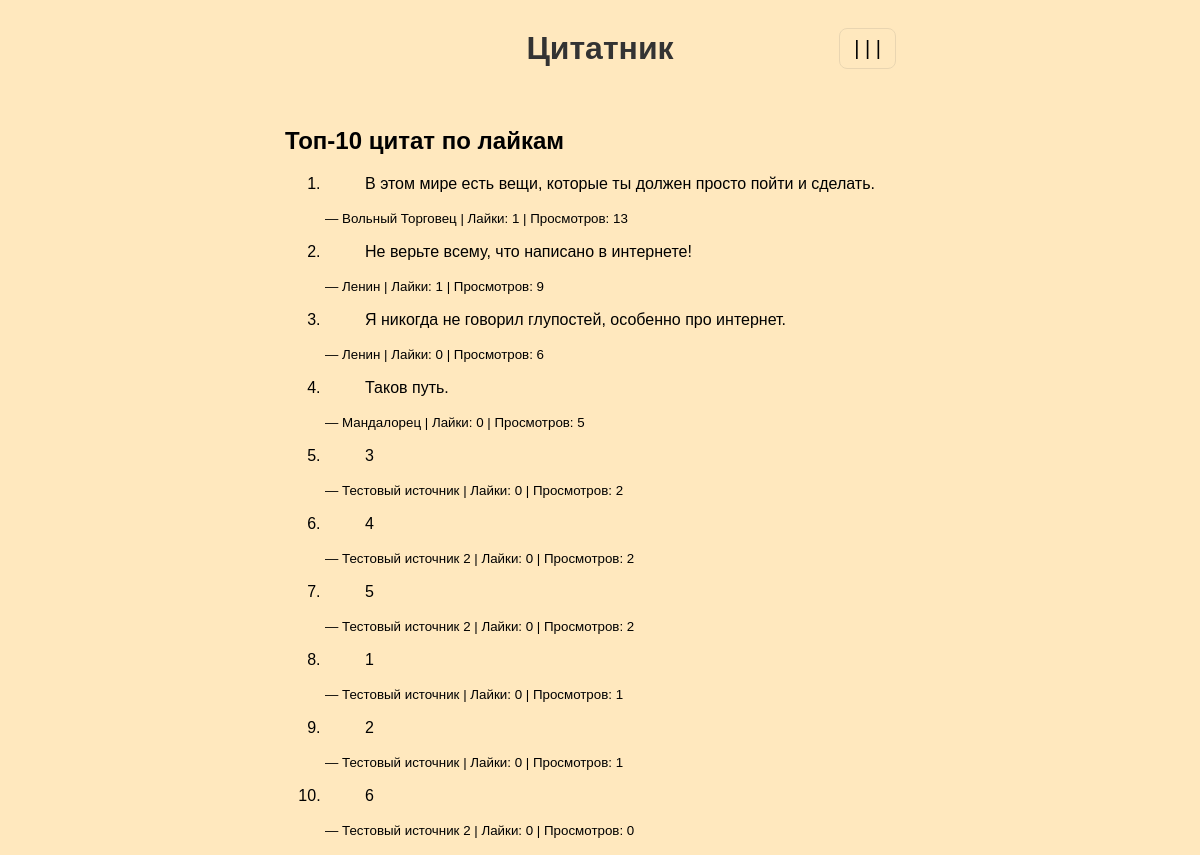
The page /top10/ (signed in) on the database its author committed.
### quotes/models.py (models this page shows, shortened)
class Quote(models.Model):
    source = models.ForeignKey(Source, on_delete=models.CASCADE, related_name='quotes')
    text = models.TextField(unique=True)
    weight = models.PositiveIntegerField(default=1)
    views = models.PositiveIntegerField(default=0)
    likes = models.IntegerField(default=0)
    dislikes = models.IntegerField(default=0)
    created_at = models.DateTimeField(auto_now_add=True)
    class Meta:
        ordering = ['-likes', '-views']

class Source(models.Model):
    SOURCE_TYPES = [
        ('book', 'Книга'),
        ('movie', 'Фильм'),
        ('series', 'Сериал'),
        ('other', 'Другое'),
    ]
    name = models.CharField(max_length=200, unique=True)
    type = models.CharField(max_length=20, choices=SOURCE_TYPES, default='other')

### quotes/views.py (the view)
# urls.py: path('top10/', views.top10, name='top10'),
def top10(request):
    top = Quote.objects.order_by('-likes', '-views')[:10]
    return render(request, 'quotes/top10.html', {'top': top})

### quotes/templates/quotes/top10.html
{% extends 'quotes/base.html' %}
{% block content %}
    <h2>Топ-10 цитат по лайкам</h2>
    <ol>
        {% for q in top %}
        <li>
            <blockquote>{{ q.text }}</blockquote>
            <small>— {{ q.source.name }} | Лайки: {{ q.likes }} | Просмотров: {{ q.views }}</small>
        </li>
        {% empty %}
            <li>Пока нет цитат.</li>
        {% endfor %}
    </ol>
{% endblock %}

### quotes/static/quotes/styles.css (style rules this page uses)
body { margin: 0; min-height: 100vh; display: flex; flex-direction: column; align-items: center; background: #ffe8be; font-family: Arial, sans-serif; }

### rows shown on the page
Quote: text "В этом мире есть вещи, которые ты должен просто пойти и сделать.", source.name "Вольный Торговец", likes "1", views "13"
Quote: text "Не верьте всему, что написано в интернете!", source.name "Ленин", likes "1", views "9"
Quote: text "Я никогда не говорил глупостей, особенно про интернет.", source.name "Ленин", likes "0", views "6"
Quote: text "Таков путь.", source.name "Мандалорец", likes "0", views "5"
Quote: text "3", source.name "Тестовый источник", likes "0", views "2"
Quote: text "4", source.name "Тестовый источник 2", likes "0", views "2"
Quote: text "5", source.name "Тестовый источник 2", likes "0", views "2"
Quote: text "1", source.name "Тестовый источник", likes "0", views "1"
Quote: text "2", source.name "Тестовый источник", likes "0", views "1"
Quote: text "6", source.name "Тестовый источник 2", likes "0", views "0"
